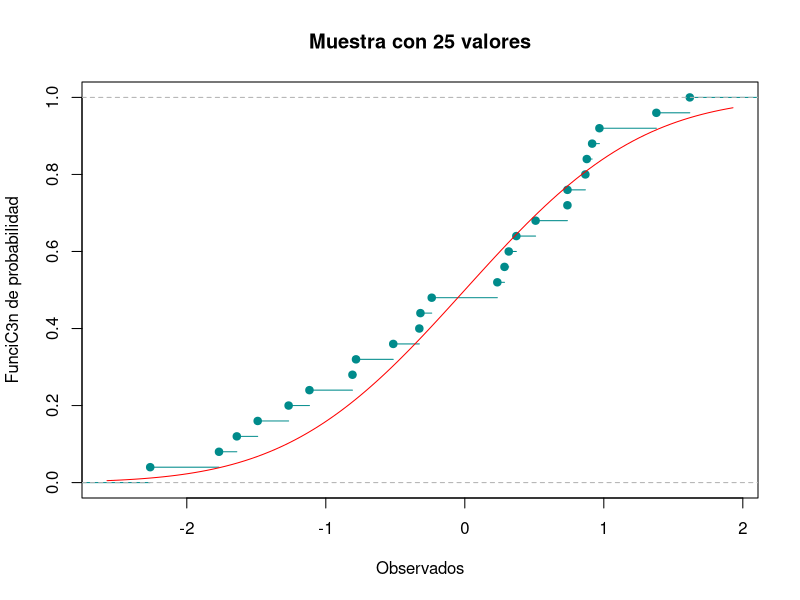
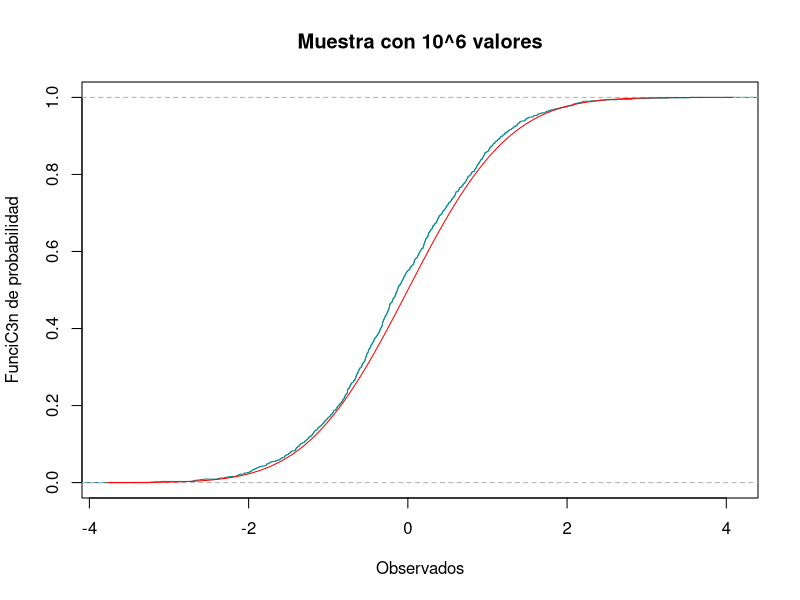

Reproduce these figures in R, in order.
## ---- chunk 1
knitr::opts_chunk$set(echo = TRUE)
 
## ---- chunk 2
library(nortest)
## ---- chunk 3
Dirty_data=c(0.2513, 0.2566, 0.3459, 0.6379, 2.0505, 1.803, 2.1906,
             1.5299, 0.35005, 0.3128, 1.2726, 2.3674, 2.3214, 2.4373, 0.6548)
Data=sort(Dirty_data)
## ---- chunk 4
Data
## ---- chunk 5
S2<-function(x){
  mean_aux=mean(x)
  n_aux=length(x)
  s2=0
  for (i in x){
    s2=s2+(i-mean_aux)^2
  }
  s2=s2/(n_aux-1)
  return(s2)
}

## ---- chunk 6
mean_est=mean(Data)
S2_est=S2(Data)
n=length(Data)

## ---- chunk 7
mean_est
S2_est
n
## ---- chunk 8
f_emp=ecdf(Data)
f_n=f_emp(Data)
f_r=f_n-(1/n) 
## ---- chunk 9
Z=(Data-mean_est)/sqrt(S2_est)
## ---- chunk 10
Z
## ---- chunk 11
Probas=pnorm(Z)
## ---- chunk 12
Probas
## ---- chunk 13
Di_p=abs(Probas-f_n)
Di_n=abs(Probas-f_r)
## ---- chunk 14
Visual=data.frame(Dirty_data,Data,Z,Probas,Di_p,Di_n)
## ---- chunk 15
Visual
## ---- chunk 16
D_p=max(Di_p)
D_n=max(Di_n)
## ---- chunk 17
D_p
D_n
## ---- chunk 18
Dn=max(D_p,D_n)
## ---- chunk 19
Dn
## ---- chunk 20
conf=0.90
alpha=1-conf
## ---- chunk 21
Est=0.2016
Rechazamos_H0=Dn>Est

## ---- chunk 22
Rechazamos_H0
## ---- chunk 23
p_value=lillie.test(Data)[[2]]

Rechazamos_p_value=p_value<alpha
## ---- chunk 24
p_value
Rechazamos_p_value
## ---- chunk 25
ProbasB=plnorm(Data) 
## ---- chunk 26
ProbasB
## ---- chunk 27
Di_pB=abs(ProbasB-f_n)
Di_nB=abs(ProbasB-f_r)

## ---- chunk 28
D_pB=max(Di_pB)
#Calculamos D-
D_nB=max(Di_nB)
## ---- chunk 29
DnB=max(D_pB,D_nB)
## ---- chunk 30
DnB
## ---- chunk 31
alphaB=0.01
confB=1-alpha
## ---- chunk 32
EstB=0.40420

Rechazamos_H0B=DnB>EstB

## ---- chunk 33
Rechazamos_H0B
## ---- chunk 34
p_valueB=ks.test(Data,plnorm,0,1)[[2]]

Rechazamos_p_valueB=p_valueB<alphaB
## ---- chunk 35
p_valueB
Rechazamos_p_valueB
## ---- chunk 36
intervalos <- c( "Menos de 1 semana","1<= x <2" , "2<= x <3","3<= x <4","4<= x <5","5<= x <6","6<= x <7","7<= x <8","MC!s de 8 semanas")
oi <- c(64,195,287,241,140,51,25,4,1)

tabla <- data.frame(oi,row.names = intervalos )
tabla

## ---- chunk 37
k=sum(oi)
print(k)
## ---- chunk 38
p=0.25
n=10
## ---- chunk 39
length(oi)

## ---- chunk 40
oi=c(64,195,287,241,140,51,25,4,1)
## ---- chunk 41
Probas_ejercicio4=list()
for (i in 0:8){
  if(i==8){
    Probas_ejercicio4[i+1]=pbinom(i-1,n,p,lower.tail = FALSE)
  }else{
    Probas_ejercicio4[i+1]=dbinom(i,n,p)
  }
}
Probas_ejercicio4=unlist(Probas_ejercicio4)
print(Probas_ejercicio4)

## ---- chunk 42
sum(Probas_ejercicio4)
## ---- chunk 43
ei= Probas_ejercicio4 * k 
print(ei)
## ---- chunk 44
Tabla_ji = data.frame("ci"=0:8, "oi"=oi,"pi"= Probas_ejercicio4,"ei"=ei)
print(Tabla_ji)
## ---- chunk 45
EstJi=0 
for (i in 1:9){
  EstJi=EstJi+(((oi[i]) - (ei[i]))^2)/(ei[i])
}
print(EstJi)
## ---- chunk 46
alpha_ejercicio4=0.01
conf_ejercicio4= 1- alpha_ejercicio4
## ---- chunk 47
v= length(Probas_ejercicio4) -1
print(v)
## ---- chunk 48
valor_critico=qchisq(conf_ejercicio4,df=v,lower.tail = TRUE)
## ---- chunk 49
Rechazamos_H0_p4=EstJi>valor_critico
print(Rechazamos_H0_p4)
## ---- chunk 50
p_value_p4=chisq.test(x=oi,p=Probas_ejercicio4)[[3]]
Rechazamos_p_value_p4=alpha_ejercicio4>p_value_p4
print(Rechazamos_p_value_p4)
## ---- chunk 51
set.seed(2019)
## ---- chunk 52
x_data=rnorm(25,mean=0,sd=1)
print(x_data)
## ---- chunk 53
f_empi=ecdf(x_data)
plot(f_empi, xlab="Observados", ylab="FunciC3n de probabilidad", 
     main="Muestra con 25 valores", col="darkcyan")
curve(pnorm(x), add=TRUE, col="red")
## ---- chunk 54
set.seed(2019)
## ---- chunk 55
x_dataM = rnorm(10^3)
## ---- chunk 56
f_empiM = ecdf(x_dataM)
## ---- chunk 57
plot(f_empiM, xlab="Observados", ylab="FunciC3n de probabilidad", 
     main="Muestra con 10^6 valores", col="darkcyan")
curve(pnorm(x), add=TRUE, col="red")
## ---- chunk 58
x_data_ord=sort(x_data)
f_empi_norm=f_empi(x_data_ord)
## ---- chunk 59
f_empi_des=f_empi_norm - (1/25)
## ---- chunk 60
probras_data = pnorm(x_data_ord)

## ---- chunk 61
D_data_norm = f_empi_norm - probras_data
D_data_max = max(D_data_norm)
print(D_data_max)
## ---- chunk 62
D_data_des = probras_data - f_empi_des
D_data_des_max = max(D_data_des)
print(D_data_des_max)
## ---- chunk 63
D_max= max(D_data_max,D_data_des_max)
print(D_max)
## ---- chunk 64
valores_25=data.frame(x_data,x_data_ord,probras_data,D_data_norm,D_data_des)
## ---- chunk 65
print(head(valores_25))
print(tail(valores_25))
## ---- chunk 66
x_dataM_ord = sort(x_dataM)
f_empi_M= f_empiM(x_dataM_ord)
## ---- chunk 67
f_empi_M_des = f_empi_M - (1/(10^3))
## ---- chunk 68
probas_dataM = pnorm(x_dataM_ord)
## ---- chunk 69
D_dataM_norm = f_empi_M - probas_dataM
D_dataM_norm_max = max(D_dataM_norm)
print(D_dataM_norm_max)
## ---- chunk 70
D_dataM_des = probas_dataM - f_empi_M_des
D_dataM_des_max = max(D_dataM_des)
print(D_data_des_max)

## ---- chunk 71
D_maxM = max(D_dataM_norm_max, D_data_des_max)
print(D_data_des_max)
## ---- chunk 72
valores_M=data.frame(x_dataM,x_dataM_ord,probas_dataM,D_dataM_norm,D_dataM_des)
## ---- chunk 73
print(head(valores_M))
print(tail(valores_M))
## ---- chunk 74
porcentaje=c(23,24,12,12,7,18,8,35,11)
hispanos=c(6.6,4.1,2.1,1.5,0.8,0.6,0.6,0.5,0.4)
## ---- chunk 75
paises<-data.frame(hispanos,porcentaje)
paises
## ---- chunk 76
paises$R_x = rank(paises$hispanos)
paises$R_y=rank(paises$porcentaje)
print(paises)
## ---- chunk 77
paises$diff_c = (paises$R_x - paises$R_y)^2 
estadistica= sum(paises$diff_c)
n_tamanio=length(paises$porcentaje)
## ---- chunk 78

rho_Spearman = 1 - (6 * estadistica ) / (n_tamanio*(n_tamanio^2 -1 ) )
print(rho_Spearman)
## ---- chunk 79
alpha_spear= 0.05
conf_spear = 1- alpha_spear 
## ---- chunk 80
Rechazamos_H0_spear=rho_Spearman>0.6
print(Rechazamos_H0_spear)
## ---- chunk 81
test_spear=cor.test(porcentaje, hispanos,method="spearman",alternative="greater")
p_value=test_spear$p.value
print(p_value)
## ---- chunk 82
test_ken=cor.test(hispanos, porcentaje,method="kendall",alternative="greater",exact = NULL)
print(test_ken)
